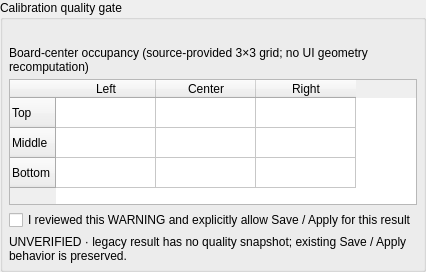
<ui version="4.0">
  <class>Form</class>
  <widget class="QGroupBox" name="calibration_quality_group">
    <property name="title">
      <string>Calibration quality gate</string>
    </property>
    <property name="minimumSize">
      <size>
        <width>0</width>
        <height>0</height>
      </size>
    </property>
    <property name="maximumSize">
      <size>
        <width>16777215</width>
        <height>16777215</height>
      </size>
    </property>
    <layout class="QVBoxLayout" name="formLayout">
      <property name="leftMargin">
        <number>6</number>
      </property>
      <property name="topMargin">
        <number>6</number>
      </property>
      <property name="rightMargin">
        <number>6</number>
      </property>
      <property name="bottomMargin">
        <number>6</number>
      </property>
      <property name="spacing">
        <number>5</number>
      </property>
      <item>
        <layout class="QGridLayout" name="values_layout">
          <property name="leftMargin">
            <number>0</number>
          </property>
          <property name="topMargin">
            <number>0</number>
          </property>
          <property name="rightMargin">
            <number>0</number>
          </property>
          <property name="bottomMargin">
            <number>0</number>
          </property>
          <property name="spacing">
            <number>-1</number>
          </property>
          <item row="0" column="0" rowspan="1" colspan="1">
            <widget class="QWidget" name="calibration_quality_values_state" />
          </item>
          <item row="0" column="1" rowspan="1" colspan="1">
            <widget class="QWidget" name="calibration_quality_values_effective_pose_count" />
          </item>
          <item row="1" column="0" rowspan="1" colspan="1">
            <widget class="QWidget" name="calibration_quality_values_coverage" />
          </item>
          <item row="1" column="1" rowspan="1" colspan="1">
            <widget class="QWidget" name="calibration_quality_values_principal_offsets" />
          </item>
          <item row="2" column="0" rowspan="1" colspan="1">
            <widget class="QWidget" name="calibration_quality_values_subset_stability" />
          </item>
          <item row="2" column="1" rowspan="1" colspan="1">
            <widget class="QWidget" name="calibration_quality_values_uncertainty" />
          </item>
          <item row="3" column="0" rowspan="1" colspan="1">
            <widget class="QWidget" name="calibration_quality_values_reasons" />
          </item>
          <item row="3" column="1" rowspan="1" colspan="1">
            <widget class="QWidget" name="calibration_quality_values_source" />
          </item>
        </layout>
      </item>
      <item>
        <widget class="QLabel" name="coverage_label">
          <property name="text">
            <string>Board-center occupancy (source-provided 3×3 grid; no UI geometry recomputation)</string>
          </property>
          <property name="wordWrap">
            <bool>true</bool>
          </property>
          <property name="minimumSize">
            <size>
              <width>0</width>
              <height>0</height>
            </size>
          </property>
          <property name="maximumSize">
            <size>
              <width>16777215</width>
              <height>16777215</height>
            </size>
          </property>
        </widget>
      </item>
      <item>
        <widget class="QTableWidget" name="calibration_center_coverage_table">
          <property name="wordWrap">
            <bool>true</bool>
          </property>
          <property name="alternatingRowColors">
            <bool>false</bool>
          </property>
          <property name="minimumSize">
            <size>
              <width>0</width>
              <height>0</height>
            </size>
          </property>
          <property name="maximumSize">
            <size>
              <width>16777215</width>
              <height>126</height>
            </size>
          </property>
          <property name="selectionMode">
            <enum>QAbstractItemView::NoSelection</enum>
          </property>
          <property name="editTriggers">
            <set>QAbstractItemView::NoEditTriggers</set>
          </property>
          <column>
            <property name="text">
              <string>Left</string>
            </property>
          </column>
          <column>
            <property name="text">
              <string>Center</string>
            </property>
          </column>
          <column>
            <property name="text">
              <string>Right</string>
            </property>
          </column>
          <row>
            <property name="text">
              <string>Top</string>
            </property>
          </row>
          <row>
            <property name="text">
              <string>Middle</string>
            </property>
          </row>
          <row>
            <property name="text">
              <string>Bottom</string>
            </property>
          </row>
        </widget>
      </item>
      <item>
        <widget class="QCheckBox" name="calibration_quality_warning_checkbox">
          <property name="text">
            <string>I reviewed this WARNING and explicitly allow Save / Apply for this result</string>
          </property>
          <property name="toolTip">
            <string>Confirmation applies only to the currently displayed source-backed quality snapshot.</string>
          </property>
          <property name="minimumSize">
            <size>
              <width>0</width>
              <height>0</height>
            </size>
          </property>
          <property name="maximumSize">
            <size>
              <width>16777215</width>
              <height>16777215</height>
            </size>
          </property>
        </widget>
      </item>
      <item>
        <widget class="QLabel" name="calibration_quality_gate_label">
          <property name="text">
            <string>UNVERIFIED · legacy result has no quality snapshot; existing Save / Apply behavior is preserved.</string>
          </property>
          <property name="wordWrap">
            <bool>true</bool>
          </property>
          <property name="minimumSize">
            <size>
              <width>0</width>
              <height>0</height>
            </size>
          </property>
          <property name="maximumSize">
            <size>
              <width>16777215</width>
              <height>16777215</height>
            </size>
          </property>
        </widget>
      </item>
    </layout>
  </widget>
  <resources />
  <connections />
</ui>
